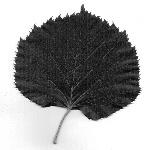
#> input picture UnProcessed/processedImage_150.jpg, 150 x 150 px, found by its file name
$ python Binary_converter.py
#> lines starting #> are read from the running program, lines starting #| are printed output that depends on the picture; after the words box and inside, x2 and y2 are one past the last pixel; in counts of white or black regions, pixels touching at a corner belong together
import numpy as np
import cv2
import os
import matplotlib.pyplot as plt

move_directory = 'Processed'

image_path = ('UnProcessed/processedImage_150.jpg')

image = cv2.imread(image_path, cv2.IMREAD_GRAYSCALE)
#> image is the input picture: shape (150, 150); min 0, max 255, mean 154.9


resized_image_biCUBIC = cv2.resize(image, (300, 300), interpolation=cv2.INTER_CUBIC)
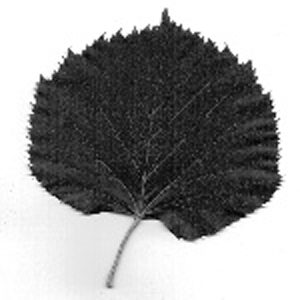
#> resized_image_biCUBIC: shape (300, 300); min 0, max 255, mean 154.9
threshold = 200
kernelY = np.array([[0, 1, 0],
                    [1, 1, 1],
                    [0, 1, 0]],dtype=np.uint8)

kernel_eclipse = cv2.getStructuringElement(cv2.MORPH_ELLIPSE, (3,3))

ret,text_static = cv2.threshold(resized_image_biCUBIC, threshold, 255, cv2.THRESH_BINARY)
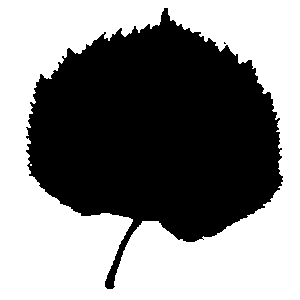
#> text_static: shape (300, 300); 53% white; 2 black regions (1 under 20 px), largest, box (x1, y1, x2, y2) and area: (26, 8, 283, 289) 42311
#> ret = 200

cv2.imshow('img',text_static)
plt.hist(resized_image_biCUBIC)
plt.show()
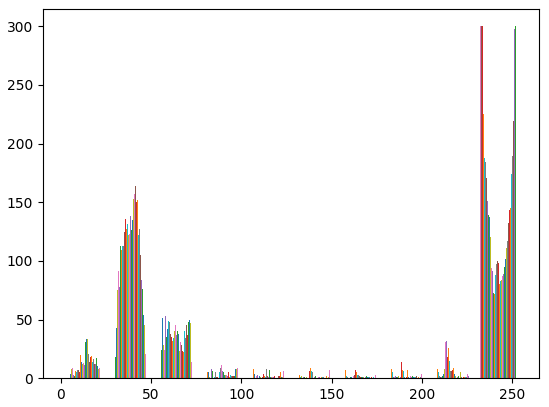
#> figure drawn by matplotlib, 1 panel; tallest bar 300 high, from x = 232.1 to 232.1; tallest bar 300 high, from x = 232.1 to 232.2; tallest bar 300 high, from x = 232.2 to 232.3
# os.chdir(move_directory)
# cv2.imwrite('processedImage_300.jpg', text_static)

cv2.waitKey(0)
cv2.destroyAllWindows()
